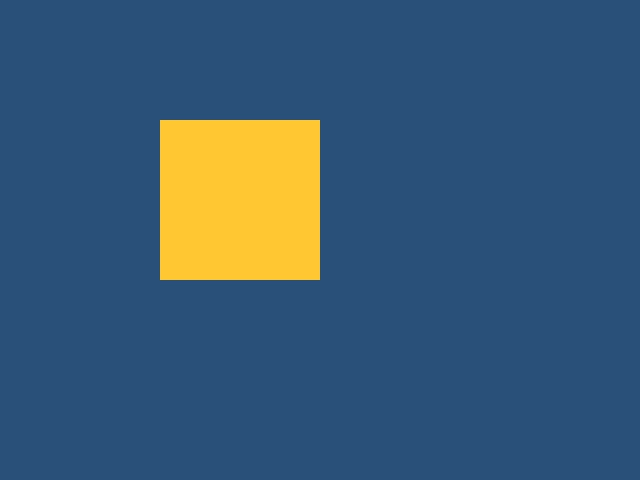
#> input picture tests/fixtures/sample_image.jpg, 640 x 480 px; its folder holds only this picture in this run
$ python -i pe_preprocess.py   (imports and definitions only)
#> lines starting #> are read from the running program, lines starting #| are printed output that depends on the picture
#> in _decode_upright, img is the input picture: PIL image 640x480 RGB; mean R, G, B 58.8, 89.9, 115.1
"""Canonical PE-Core-L14-336 image preprocessing for whole-frame embeddings.

Every code path that produces a *whole-frame* embedding (the images
index's global embedding field) should go through here, so ingest and
any backfill yield vectors in exactly the same space — a hard
requirement for cross-run near-duplicate detection and similar-image
kNN search.

Convention: resize so the shorter edge is 336, center-crop to
336x336, return CHW uint8. The scale to ``[0,1]`` and PE-Core's own mean/std
(0.5, 0.5 — upstream ``core.vision_encoder.transforms.get_image_transform``)
are applied inside the TensorRT engine (``export/uint8_input.py``), so the
request carries a quarter of the bytes of the float tensor.

A whole frame is read from the full-resolution decoded frame (Pillow, EXIF orientation
applied): the shorter edge to 336 with Pillow ``BILINEAR`` (antialiased on a downscale), then the
centre square. Ingest passes the frame it already decoded for the detector, so a photo is decoded
once; the path and byte helpers decode the same way, so every caller lands in one space.
"""

from __future__ import annotations

import io

import cv2
import numpy as np
from PIL import Image, ImageOps


PE_SIZE = 336


# [29 lines left out: functions resize_crop_rgb, to_chw, to_chw_into, not called in this run]


def whole_frame_rgb_from_image(img: Image.Image, target: int = PE_SIZE) -> np.ndarray:
    """Shorter edge to ``target`` (Pillow ``BILINEAR``) and the centre square of a decoded frame."""
#> called with target = 336
    w, h = img.size
#> w = 640; h = 480
    if w == 0 or h == 0:
        return np.zeros((target, target, 3), dtype=np.uint8)
    rgb = img if img.mode == 'RGB' else img.convert('RGB')
    scale = target / min(w, h)
#> scale = 0.7
    nw, nh = max(target, round(w * scale)), max(target, round(h * scale))
#> nw = 448; nh = 336
    left, top = (nw - target) // 2, (nh - target) // 2
#> left = 56; top = 0
    square = rgb.resize((nw, nh), Image.BILINEAR).crop((left, top, left + target, top + target))
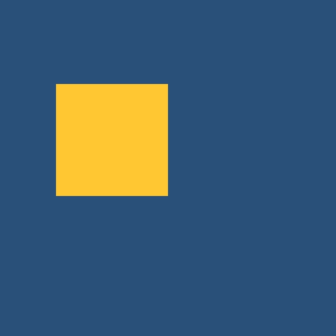
#> square: PIL image 336x336 RGB; mean R, G, B 64.8, 93.2, 113.1
    return np.asarray(square)


def _decode_upright(source: str | io.BytesIO) -> Image.Image | None:
    try:
        with Image.open(source) as img:
            return ImageOps.exif_transpose(img).convert('RGB')
    except (OSError, ValueError, Image.DecompressionBombError):
        return None


def whole_frame_rgb(path: str, target: int = PE_SIZE) -> np.ndarray | None:
    """Decode a file and return its whole-frame square; ``None`` on a decode failure."""
    img = _decode_upright(path)
    return None if img is None else whole_frame_rgb_from_image(img, target)


# [22 lines left out: functions whole_frame_rgb_from_bytes, whole_frame_chw, whole_frame_chw_from_bytes, not called in this run]

>>> result = whole_frame_rgb('../../../tests/fixtures/sample_image.jpg')
